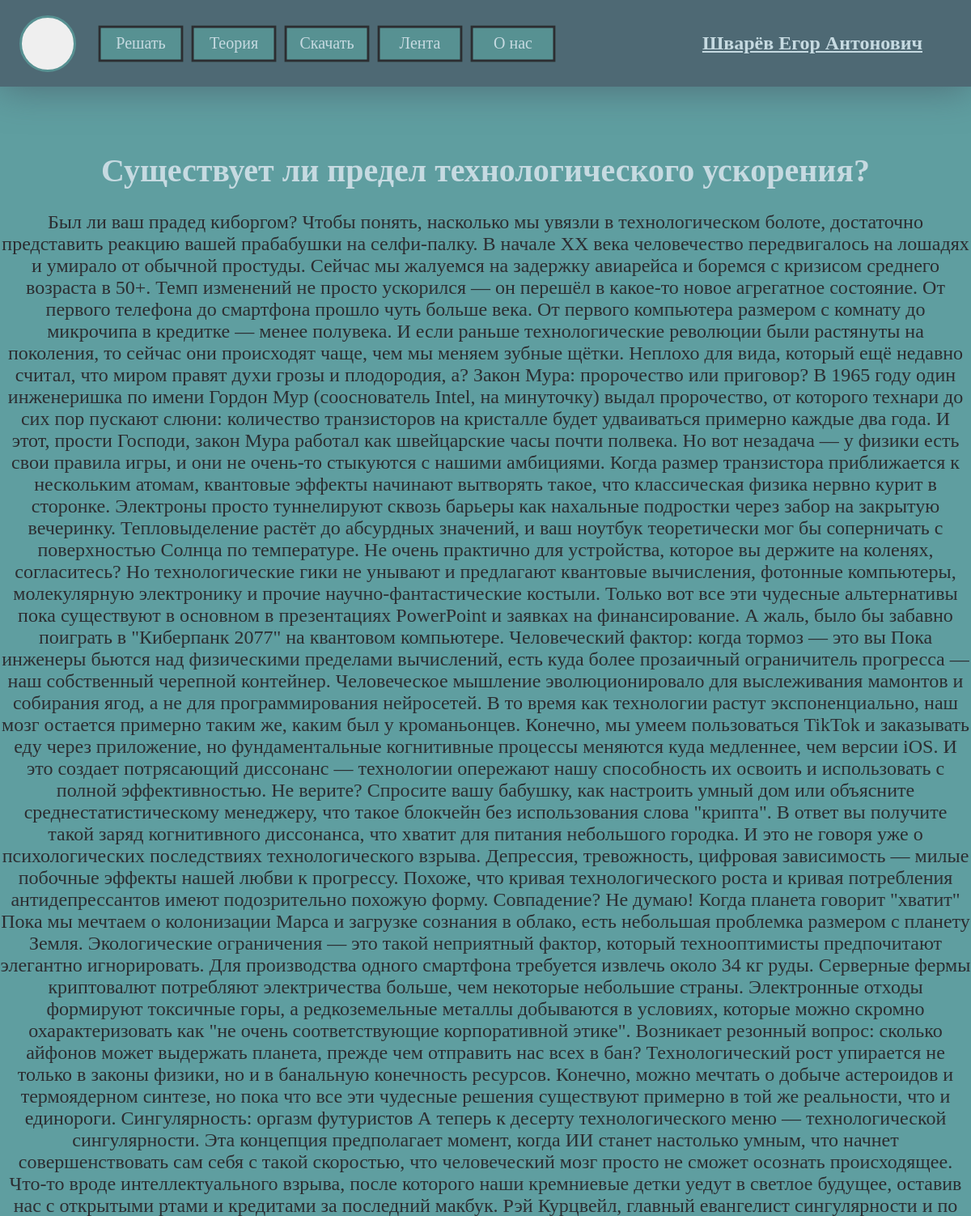
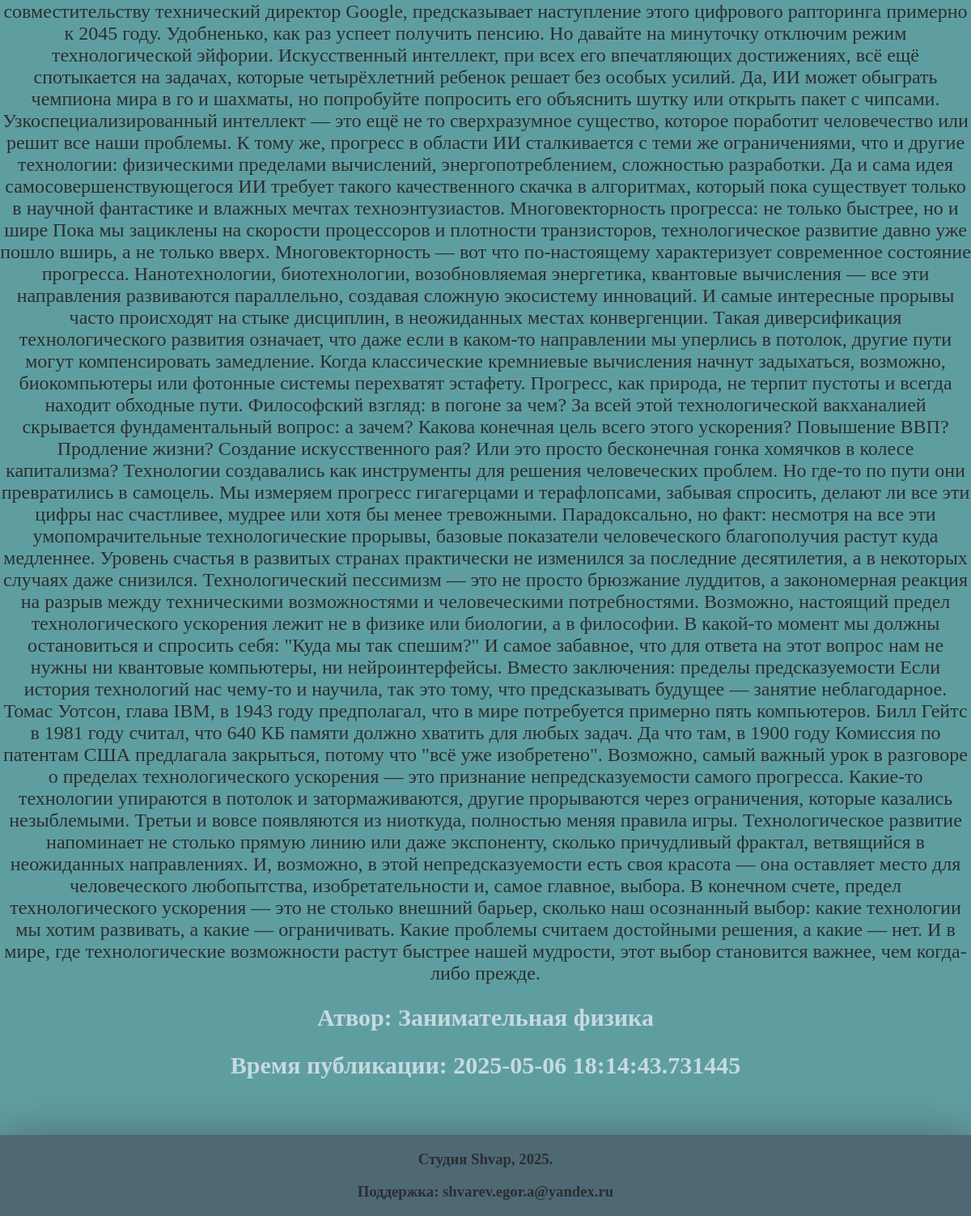
/Feed/1 (signed in), run on the app's committed database (2 pictures, top to bottom).
### DatabasesScript.py (models this page shows)
class Article(Base):
    __tablename__ = 'article'
    id = Column(Integer, primary_key = True)
    title = Column(String(100), nullable = False)
    author = Column(String(30), nullable = False)
    main_text = Column(Text, nullable = False)
    intro = Column(Text, nullable=False)
    time =  Column(DateTime, default = datetime.utcnow)

### MainScript.py (the view)
@app.route('/Feed/<int:id>')
def ShowFeedArticle(id):
    art = db_session.query(Article).filter_by(id=id).one()
    print(art)
    return render_template('ArticleFeed.html',result=art, username= session['username'])

### templates/ArticleFeed.html (shortened to what this page needs)
{% extends "Base.html" %}
{% block body %}
    <form action="/SolvePartThemes" method="get">
    <div class = 'fullscreen-div BigPageText'> <div style = 'width: 1200px' class = 'CenterText'>
        <h1 class = 'SimpleText White'>{{ result.title }}</h1>
        <p class = 'SimpleText BigSize'> {{ result.main_text }} </p>
        <h2 class = 'SimpleText White'> Атвор: {{ result.author }}</h2>
        <h2 class = 'SimpleText White'> Время публикации: {{ result.time }}</h2>
        <br><br><br><br><br><br><br><br>
    </div> </div>
</form>
{% endblock %}

### static/MainClasses.css (style rules this page uses)
h1 { font-size: 40px; font-family: 'Jost'; }
h2 { font-family: 'Jost'; font-size: 30px; }
p { font-family: 'Jost'; font-size: 20px; }

### static/CustomClasses.css (style rules this page uses)
.CenterText { text-align: center; }
.fullscreen-div { position: absolute; width: 100vw; top: 0; left: 0; }
.SimpleText { color: #2C2D31 }
.SimpleText.BigSize { font-size: 24px; }
.SimpleText.White { color: #C6DAE1 }
.fullscreen-div.BigPageText { display: flex; justify-content: center; margin-top: 160px; width: 100% }

### data on the page
Article: title "Существует ли предел технологического ускорения?", main_text "Был ли ваш прадед киборгом? Чтобы понять, насколько мы увязли в технологическом болоте, достаточно представить реакцию вашей прабабушки на селфи-палку. В начале XX века человечество передвигалось на лошадях и умирало от обычной простуды. Сейчас мы жалуемся на задержку авиарейса и боремся с кризисом среднего возраста в 50+. Темп изменений не просто ускорился — он перешёл в какое-то новое агрегатное состояние. От первого телефона до смартфона прошло чуть больше века. От первого компьютера размером с комнату до микрочипа в кредитке — менее полувека. И если раньше технологические революции были растянуты на поколения, то сейчас они происходят чаще, чем мы меняем зубные щётки. Неплохо для вида,…", author "Занимательная физика", time "2025-05-06 18:14:43.731445"

### other printed values
{{ username }} "Шварёв Егор Антонович"
